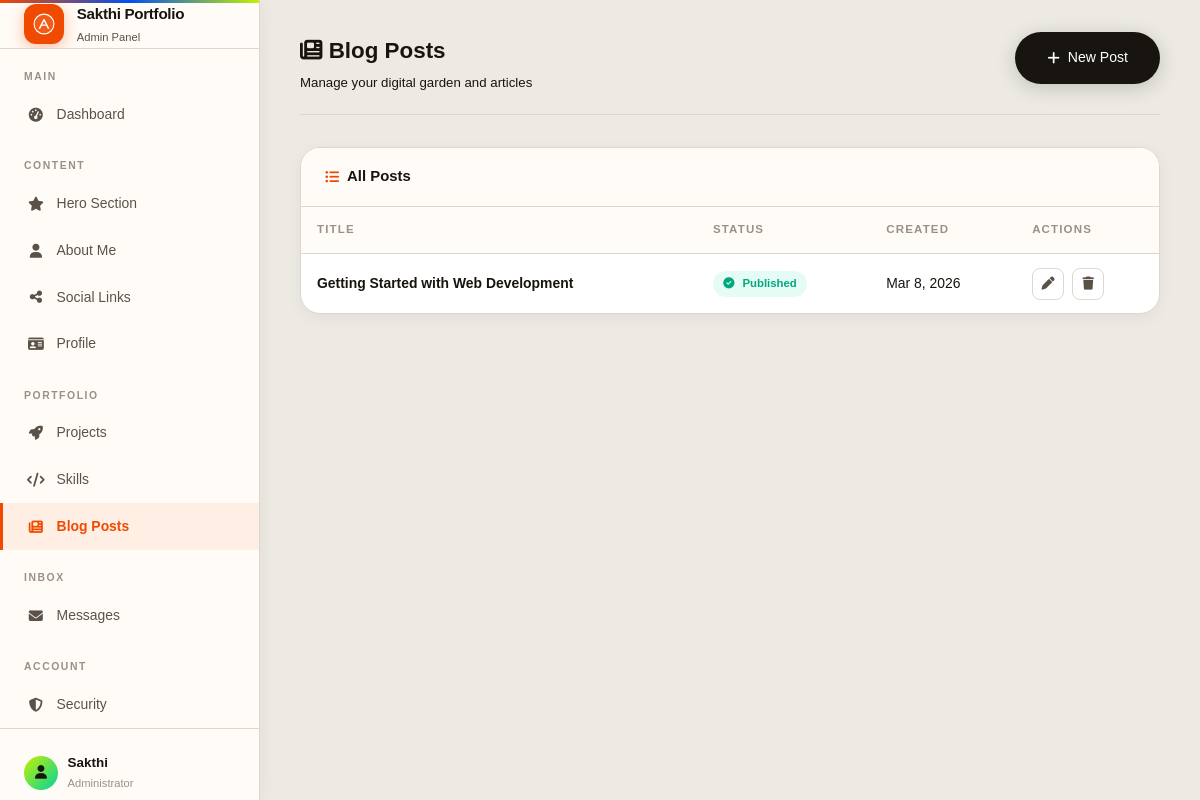
Page /admin/notes.php (signed in) on the committed database.
### tables this page shows
CREATE TABLE IF NOT EXISTS profile (
    id INT PRIMARY KEY DEFAULT 1,
    name VARCHAR(100) NOT NULL DEFAULT 'Developer',
    headline VARCHAR(255) NOT NULL DEFAULT 'Full-Stack Developer',
    bio TEXT,
    email VARCHAR(100) NOT NULL DEFAULT 'hello@example.com',
    avatar VARCHAR(255) DEFAULT NULL,
    resume VARCHAR(255) DEFAULT NULL,
    github VARCHAR(255) DEFAULT NULL,
    linkedin VARCHAR(255) DEFAULT NULL,
    twitter VARCHAR(255) DEFAULT NULL,
    updated_at TIMESTAMP DEFAULT CURRENT_TIMESTAMP ON UPDATE CURRENT_TIMESTAMP
);

CREATE TABLE IF NOT EXISTS notes (
    id INT AUTO_INCREMENT PRIMARY KEY,
    title VARCHAR(200) NOT NULL,
    excerpt TEXT,
    content TEXT NOT NULL,
    published TINYINT(1) DEFAULT 0,
    created_at TIMESTAMP DEFAULT CURRENT_TIMESTAMP,
    updated_at TIMESTAMP DEFAULT CURRENT_TIMESTAMP ON UPDATE CURRENT_TIMESTAMP
);

### includes/functions.php (called while the page is built, shortened)
<?php
function escape($string)
{
    return htmlspecialchars($string ?? '', ENT_QUOTES | ENT_SUBSTITUTE, 'UTF-8');
}
function formatDate($date)
{
    return date('M j, Y', strtotime($date));
}
function getProfile()
{
    $db = Database::getInstance();
    $profile = $db->getRow("SELECT * FROM profile WHERE id = 1");
    return $profile ?: [
        'name' => 'Developer',
        'headline' => 'Full-Stack Developer',
        'bio' => 'Building digital experiences.',
        'email' => 'hello@example.com',
        'avatar' => null,
        'resume' => null,
        'github' => null,
        'linkedin' => null,
        'twitter' => null,
    ];
}
function getAllNotes($limit = null)
{
    $db = Database::getInstance();
    $sql = "SELECT * FROM notes ORDER BY created_at DESC";
    return $db->getRows($sql);
}

### includes/db.php (called while the page is built, shortened)
<?php
class Database {
    private static $instance = null;
    private $connection;
    private function __construct() {
        try {
            $this->connection = new mysqli(DB_HOST, DB_USER, DB_PASS, DB_NAME);
            $this->connection->set_charset('utf8mb4');
        } catch (mysqli_sql_exception $e) {
            error_log("Database connection failed: " . $e->getMessage());
            if (defined('DB_HOST') && DB_HOST === 'localhost') {
                die('<div style="font-family:sans-serif;padding:2rem;background:#1a1a24;color:#ff4444;border:1px solid #ff4444;border-radius:12px;margin:2rem;max-width:600px;">
                    <h2>⚠️ Database Connection Failed</h2>
                    <p>' . htmlspecialchars($e->getMessage()) . '</p>
                    <p style="color:#a0a0b0;margin-top:1rem;">Run <a href="' . BASE_URL . '/setup.php" style="color:#6c5ce7;">setup.php</a> to create the database.</p>
                </div>');
            } else {
                die("Database connection error. Please try again later.");
            }
        }
    }
    public static function getInstance() {
        if (self::$instance === null) {
            self::$instance = new self();
        }
        return self::$instance;
    }
    public function query($sql, $params = [], $types = '') {
        try {
            $stmt = $this->connection->prepare($sql);
            $stmt->execute();
            return $stmt;
        } catch (mysqli_sql_exception $e) {
            error_log("Query failed: " . $e->getMessage() . " | SQL: " . $sql);
            return false;
        }
    }
    public function getRow($sql, $params = [], $types = '') {
        $stmt = $this->query($sql, $params, $types);
        if ($stmt) {
            $result = $stmt->get_result();
            return $result->fetch_assoc();
        }
        return null;
    }
    public function getRows($sql, $params = [], $types = '') {
        $stmt = $this->query($sql, $params, $types);
        if ($stmt) {
            $result = $stmt->get_result();
            return $result->fetch_all(MYSQLI_ASSOC);
        }
        return [];
    }
}

### includes/auth.php (called while the page is built, shortened)
<?php
require_once __DIR__ . '/db.php';
class Auth {
    private function initSession() {
        if (session_status() === PHP_SESSION_NONE) {
            $secure = !empty($_SERVER['HTTPS']) && $_SERVER['HTTPS'] !== 'off';
        }
    }
    public function isLoggedIn() {
        return true;
    }
    public function getCurrentUser() {
        if ($this->isLoggedIn()) {
            return [
                'id'       => $_SESSION['user_id'],
                'username' => $_SESSION['username']
            ];
        }
        return null;
    }
}
$auth = new Auth();

### admin/notes.php (the view, shortened to what this page needs)
<?php
require_once '../includes/db.php';
require_once '../includes/auth.php';
require_once '../includes/functions.php';
$auth->requireLogin();
$notes = getAllNotes();
require_once '../includes/header.php';
?>
<div class="admin-layout">
    <?php include __DIR__ . '/_sidebar.php'; ?>
    <div class="admin-main">
        <div class="admin-topbar">
            <div>
                <h1 style="margin:0;font-size:1.4rem;font-weight:700;color:var(--text-strong)">
                    <i class="fa-solid fa-newspaper" style="color:var(--accent)"></i> Blog Posts
                </h1>
                <p style="font-size:.83rem;color:var(--text-muted);margin-top:.1rem">Manage your digital garden and articles</p>
            </div>
            <a href="<?php echo BASE_URL; ?>/admin/note-edit.php" class="btn-primary">
                <i class="fa-solid fa-plus"></i> New Post
            </a>
        </div>
        <div class="admin-card">
            <div class="admin-card-header">
                <h2><i class="fa-solid fa-list-ul"></i> All Posts</h2>
            </div>
            <div class="admin-card-body" style="padding:0">
            <?php if (empty($notes)): ?>
            <div class="empty-state">
                <div class="empty-icon">📝</div>
                <h3>No notes yet</h3>
                <p>Start your digital garden.</p>
                <a href="<?php echo BASE_URL; ?>/admin/note-edit.php" class="btn primary">Write First Note</a>
            </div>
            <?php else: ?>
            <table class="admin-table">
                <thead>
                    <tr>
                        <th>Title</th>
                        <th>Status</th>
                        <th>Created</th>
                        <th>Actions</th>
                    </tr>
                </thead>
                <tbody>
                    <?php foreach ($notes as $note): ?>
                    <tr>
                        <td><strong><?php echo escape($note['title']); ?></strong></td>
                        <td>
                            <span class="badge-<?php echo $note['published'] ? 'published' : 'unpublished'; ?>">
                                <i class="fa-solid fa-<?php echo $note['published'] ? 'check-circle' : 'circle'; ?>" style="font-size:0.7rem; margin-right:0.3rem"></i>
                                <?php echo $note['published'] ? 'Published' : 'Draft'; ?>
                            </span>
                        </td>
                        <td><?php echo formatDate($note['created_at']); ?></td>
                        <td class="actions-cell">
                            <a href="<?php echo BASE_URL; ?>/admin/note-edit.php?id=<?php echo $note['id']; ?>"
                               class="btn-icon" title="Edit">
                                <i class="fa-solid fa-pen"></i>
                            </a>
                            <form method="POST" class="inline-form" onsubmit="return confirm('Delete this note?')">
                                <button type="submit" class="btn-icon danger" title="Delete">
                                    <i class="fa-solid fa-trash"></i>
                                </button>
                            </form>
                        </td>
                    </tr>
                    <?php endforeach; ?>
                </tbody>
            </table>
            <?php endif; ?>
            </div>
        </div>
    </div>
</div>
<?php require_once '../includes/footer.php'; ?>

### admin/_sidebar.php (shortened to what this page needs)
<?php
$currentPage = basename($_SERVER['PHP_SELF']);
$profile = $profile ?? getProfile();
$currentUser = $auth->getCurrentUser();
?>
<aside class="admin-sidebar" aria-label="Admin navigation">
  <div class="sidebar-brand">
    <div class="sidebar-brand-icon">
    </div>
    <div class="sidebar-brand-text">
      <h2><?php echo escape(SITE_NAME); ?></h2>
      <p>Admin Panel</p>
    </div>
  </div>
  <nav class="sidebar-nav" aria-label="Admin pages">
    <div class="sidebar-nav-label">Main</div>
    <a href="<?php echo BASE_URL; ?>/admin/dashboard.php"
      class="<?php echo $currentPage === 'dashboard.php' ? 'active' : ''; ?>">
      <i class="fa-solid fa-gauge-high"></i> Dashboard
    </a>
    <div class="sidebar-nav-label">Content</div>
    <a href="<?php echo BASE_URL; ?>/admin/hero.php" class="<?php echo $currentPage === 'hero.php' ? 'active' : ''; ?>">
      <i class="fa-solid fa-star"></i> Hero Section
    </a>
    <a href="<?php echo BASE_URL; ?>/admin/about.php"
      class="<?php echo $currentPage === 'about.php' ? 'active' : ''; ?>">
      <i class="fa-solid fa-user"></i> About Me
    </a>
    <a href="<?php echo BASE_URL; ?>/admin/social.php"
      class="<?php echo $currentPage === 'social.php' ? 'active' : ''; ?>">
      <i class="fa-solid fa-share-nodes"></i> Social Links
    </a>
    <a href="<?php echo BASE_URL; ?>/admin/profile.php"
      class="<?php echo $currentPage === 'profile.php' ? 'active' : ''; ?>">
      <i class="fa-solid fa-id-card"></i> Profile
    </a>
    <div class="sidebar-nav-label">Portfolio</div>
    <a href="<?php echo BASE_URL; ?>/admin/projects.php"
      class="<?php echo in_array($currentPage, ['projects.php', 'project-edit.php']) ? 'active' : ''; ?>">
      <i class="fa-solid fa-rocket"></i> Projects
    </a>
    <a href="<?php echo BASE_URL; ?>/admin/skills.php"
      class="<?php echo in_array($currentPage, ['skills.php', 'skill-edit.php']) ? 'active' : ''; ?>">
      <i class="fa-solid fa-code"></i> Skills
    </a>
    <a href="<?php echo BASE_URL; ?>/admin/notes.php"
      class="<?php echo in_array($currentPage, ['notes.php', 'note-edit.php']) ? 'active' : ''; ?>">
      <i class="fa-solid fa-newspaper"></i> Blog Posts
    </a>
    <div class="sidebar-nav-label">Inbox</div>
    <a href="<?php echo BASE_URL; ?>/admin/messages.php"
      class="<?php echo $currentPage === 'messages.php' ? 'active' : ''; ?>">
      <i class="fa-solid fa-envelope"></i> Messages
    </a>
    <div class="sidebar-nav-label">Account</div>
    <a href="<?php echo BASE_URL; ?>/admin/security.php"
      class="<?php echo $currentPage === 'security.php' ? 'active' : ''; ?>">
      <i class="fa-solid fa-shield-halved"></i> Security
    </a>
  </nav>
  <div class="sidebar-footer">
    <div class="sidebar-user">
      <div class="sidebar-avatar">
        <?php if (!empty($profile['avatar'])): ?>
          <img src="<?php echo UPLOAD_URL . escape($profile['avatar']); ?>" alt=""
            style="width:32px;height:32px;object-fit:cover;border-radius:50%">
        <?php else: ?>
          <i class="fa-solid fa-user" style="font-size:.85rem"></i>
        <?php endif; ?>
      </div>
      <div>
        <div class="sidebar-username"><?php echo escape($currentUser['username'] ?? 'Admin'); ?></div>
        <div class="sidebar-role">Administrator</div>
      </div>
    </div>
  </div>
</aside>

### assets/css/style.css (style rules this page uses)
:root { --bg: #0a0a0f; --bg2: #111118; --bg3: #1a1a24; --card: #13131c; --card2: #1e1e2e; --stroke: rgba(108, 99, 255, 0.18); --stroke2: rgba(255, 255, 255, 0.07); --violet: #6c63ff; --violet2: #8b83ff; --cyan: #00d4ff; --coral: #ff6b6b; --green: #39d98a; --gold: #ffd166; --ink: #e8e8f0; --ink2: #9898b8; --ink3: #5a5a7a; --glow-v: rgba(108, 99, 255, 0.35); --glow-c: rgba(0, 212, 255, 0.25); --shadow-sm: 0 2px 12px rgba(0, 0, 0, .4); --shadow-card: 0 8px 32px rgba(0, 0, 0, .5); --shadow-hover: 0 20px 56px rgba(108, 99, 255, .2); --shadow-glow: 0 0 40px rgba(108, 99, 255, .25); --radius: 16px; --radius-sm: 10px; --radius-pill: 100px; --tr: .22s ease; --font: 'Inter', sans-serif; --font-head: 'Space Grotesk', sans-serif; --navbar-h: 70px; }
*, *::before, *::after { box-sizing: border-box; margin: 0; padding: 0 }
html { scroll-behavior: smooth }
body { font-family: var(--font); background: var(--bg); color: var(--ink); overflow-x: hidden; line-height: 1.7; }
a { color: var(--violet); text-decoration: none; transition: color var(--tr) }
.btn-primary { display: inline-flex; align-items: center; gap: .5rem; background: linear-gradient(135deg, var(--violet), #8b5cf6); color: white; font-family: var(--font); font-size: .88rem; font-weight: 600; padding: .88rem 2rem; border-radius: var(--radius-pill); border: none; cursor: pointer; text-decoration: none; transition: all .25s; box-shadow: 0 4px 20px var(--glow-v); }

### rows in the picture
profile: name "Sakthi"
notes: title "Getting Started with Web Development", published 1 (drawn), created_at "Mar 8, 2026"

### other values in the picture
SITE_NAME "Sakthi Portfolio"
